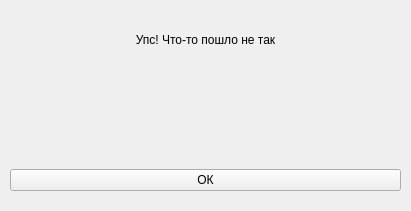
<?xml version="1.0" encoding="UTF-8"?>
<ui version="4.0">
 <class>Error</class>
 <widget class="QMainWindow" name="Error">
  <property name="geometry">
   <rect>
    <x>0</x>
    <y>0</y>
    <width>411</width>
    <height>211</height>
   </rect>
  </property>
  <property name="windowTitle">
   <string>MainWindow</string>
  </property>
  <property name="styleSheet">
   <string notr="true"/>
  </property>
  <widget class="QWidget" name="centralwidget">
   <widget class="QWidget" name="verticalLayoutWidget">
    <property name="geometry">
     <rect>
      <x>10</x>
      <y>20</y>
      <width>391</width>
      <height>171</height>
     </rect>
    </property>
    <layout class="QVBoxLayout" name="verticalLayout">
     <property name="bottomMargin">
      <number>0</number>
     </property>
     <item>
      <widget class="QLabel" name="title">
       <property name="maximumSize">
        <size>
         <width>500</width>
         <height>40</height>
        </size>
       </property>
       <property name="text">
        <string>Упс! Что-то пошло не так</string>
       </property>
       <property name="alignment">
        <set>Qt::AlignCenter</set>
       </property>
      </widget>
     </item>
     <item>
      <widget class="QLabel" name="error">
       <property name="minimumSize">
        <size>
         <width>0</width>
         <height>0</height>
        </size>
       </property>
       <property name="text">
        <string/>
       </property>
       <property name="scaledContents">
        <bool>true</bool>
       </property>
       <property name="alignment">
        <set>Qt::AlignCenter</set>
       </property>
       <property name="wordWrap">
        <bool>true</bool>
       </property>
       <property name="margin">
        <number>25</number>
       </property>
      </widget>
     </item>
     <item>
      <widget class="QPushButton" name="ok">
       <property name="text">
        <string>ОК</string>
       </property>
      </widget>
     </item>
    </layout>
   </widget>
  </widget>
 </widget>
 <resources/>
 <connections/>
</ui>
